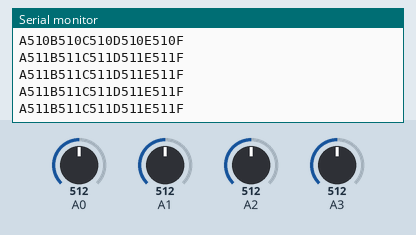
Recording of a sketch running on a simulated Arduino Uno, built with avr-gcc and run on an emulated ATmega328P. Shown: the last lines printed to the serial monitor. The test bench sets the inputs (shaded band); at power-on: A0 = 512, A1 = 512, A2 = 512, A3 = 512.

Above: at 1.2 s.
1.3 s: A0 set to 716
At 1.45 s:
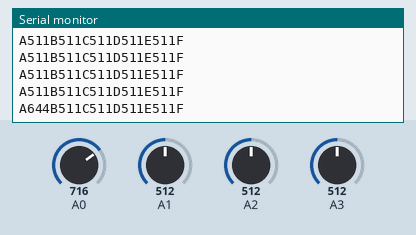
2.8 s: A1 set to 716
At 2.9 s:
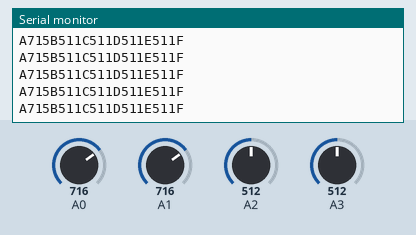
4.3 s: A2 set to 716
At 4.35 s:
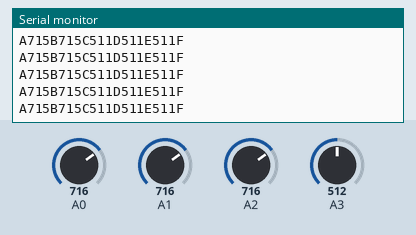
5.8 s: A3 set to 716
At 5.8 s:
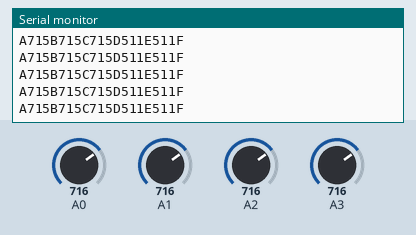
7.3 s: A0 set to 992
At 7.36 s:
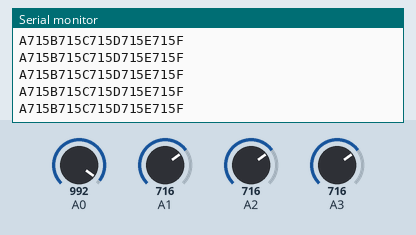
8.8 s: A1 set to 992
At 8.81 s:
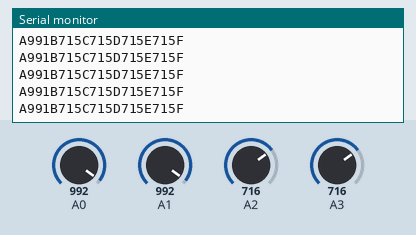
Timing chart, 0 to 11.3 s (numbered marks = the images above; inputs shaded):
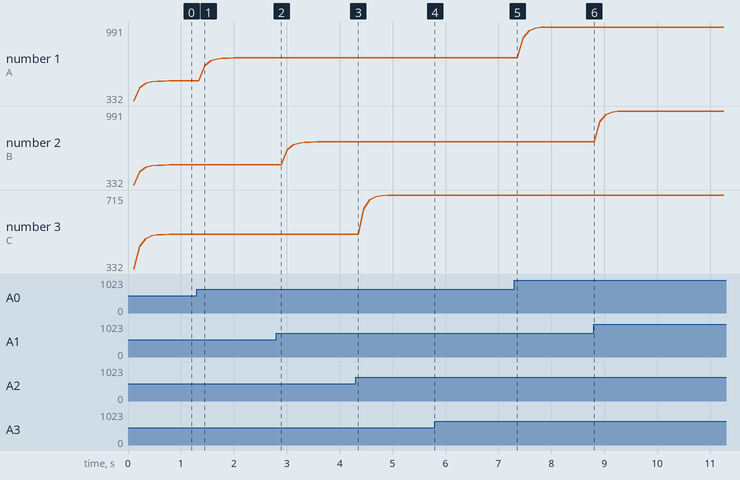

The sketch:

Analog.ino
```cpp
int A_0 = 0;
int A_2 = 0;
int A_3 = 0;
int A_1 = 0;

float ratio = 0.65;
void setup() {
   Serial.begin(115200);

}

void loop() {
  A_0 = (ratio * analogRead(A0)) + ((1-ratio) * A_0);
  A_1 = (ratio * analogRead(A1)) + ((1-ratio) * A_1);
  A_2 = (ratio * analogRead(A2)) + ((1-ratio) * A_2);
  A_3 = (ratio * analogRead(A3)) + ((1-ratio) * A_3);
  delay(110);
    Serial.println("A" + String(A_0) + "B" + String(A_1) + "C" + String(A_2) + "D" +String(A_3) + "E" +String(A_3) + "F");

}
```

Measured:
- after the input at 1.3 s, the serial monitor: prints a new line after 0.15 s (image 1)
- plotted number 1: 511 → 715 after the input at 1.3 s, 715 → 991 after the input at 7.3 s
